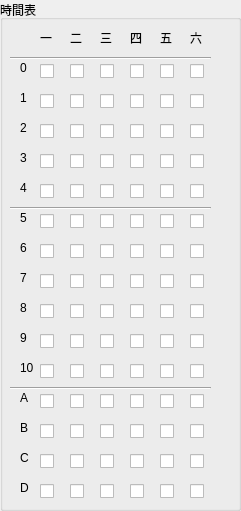
   <widget class="QGroupBox" name="groupBox_3">
    <property name="geometry">
     <rect>
      <x>970</x>
      <y>11</y>
      <width>241</width>
      <height>511</height>
     </rect>
    </property>
    <property name="title">
     <string>時間表</string>
    </property>
    <widget class="QLabel" name="label">
     <property name="geometry">
      <rect>
       <x>40</x>
       <y>30</y>
       <width>21</width>
       <height>16</height>
      </rect>
     </property>
     <property name="text">
      <string>一</string>
     </property>
    </widget>
    <widget class="QLabel" name="label_2">
     <property name="geometry">
      <rect>
       <x>70</x>
       <y>30</y>
       <width>21</width>
       <height>16</height>
      </rect>
     </property>
     <property name="text">
      <string>二</string>
     </property>
    </widget>
    <widget class="QLabel" name="label_3">
     <property name="geometry">
      <rect>
       <x>100</x>
       <y>30</y>
       <width>21</width>
       <height>16</height>
      </rect>
     </property>
     <property name="text">
      <string>三</string>
     </property>
    </widget>
    <widget class="QLabel" name="label_4">
     <property name="geometry">
      <rect>
       <x>130</x>
       <y>30</y>
       <width>21</width>
       <height>16</height>
      </rect>
     </property>
     <property name="text">
      <string>四</string>
     </property>
    </widget>
    <widget class="QLabel" name="label_5">
     <property name="geometry">
      <rect>
       <x>160</x>
       <y>30</y>
       <width>21</width>
       <height>16</height>
      </rect>
     </property>
     <property name="text">
      <string>五</string>
     </property>
    </widget>
    <widget class="QLabel" name="label_6">
     <property name="geometry">
      <rect>
       <x>20</x>
       <y>90</y>
       <width>21</width>
       <height>16</height>
      </rect>
     </property>
     <property name="text">
      <string>1</string>
     </property>
    </widget>
    <widget class="QLabel" name="label_7">
     <property name="geometry">
      <rect>
       <x>20</x>
       <y>120</y>
       <width>21</width>
       <height>16</height>
      </rect>
     </property>
     <property name="text">
      <string>2</string>
     </property>
    </widget>
    <widget class="QLabel" name="label_8">
     <property name="geometry">
      <rect>
       <x>20</x>
       <y>150</y>
       <width>21</width>
       <height>16</height>
      </rect>
     </property>
     <property name="text">
      <string>3</string>
     </property>
    </widget>
    <widget class="QLabel" name="label_9">
     <property name="geometry">
      <rect>
       <x>20</x>
       <y>180</y>
       <width>21</width>
       <height>16</height>
      </rect>
     </property>
     <property name="text">
      <string>4</string>
     </property>
    </widget>
    <widget class="QLabel" name="label_10">
     <property name="geometry">
      <rect>
       <x>20</x>
       <y>210</y>
       <width>21</width>
       <height>16</height>
      </rect>
     </property>
     <property name="text">
      <string>5</string>
     </property>
    </widget>
    <widget class="QLabel" name="label_11">
     <property name="geometry">
      <rect>
       <x>20</x>
       <y>240</y>
       <width>21</width>
       <height>16</height>
      </rect>
     </property>
     <property name="text">
      <string>6</string>
     </property>
    </widget>
    <widget class="QLabel" name="label_12">
     <property name="geometry">
      <rect>
       <x>20</x>
       <y>270</y>
       <width>21</width>
       <height>16</height>
      </rect>
     </property>
     <property name="text">
      <string>7</string>
     </property>
    </widget>
    <widget class="QLabel" name="label_13">
     <property name="geometry">
      <rect>
       <x>20</x>
       <y>300</y>
       <width>21</width>
       <height>16</height>
      </rect>
     </property>
     <property name="text">
      <string>8</string>
     </property>
    </widget>
    <widget class="QLabel" name="label_14">
     <property name="geometry">
      <rect>
       <x>20</x>
       <y>330</y>
       <width>21</width>
       <height>16</height>
      </rect>
     </property>
     <property name="text">
      <string>9</string>
     </property>
    </widget>
    <widget class="QLabel" name="label_15">
     <property name="geometry">
      <rect>
       <x>20</x>
       <y>360</y>
       <width>21</width>
       <height>16</height>
      </rect>
     </property>
     <property name="text">
      <string>10</string>
     </property>
    </widget>
    <widget class="QLabel" name="label_16">
     <property name="geometry">
      <rect>
       <x>20</x>
       <y>390</y>
       <width>21</width>
       <height>16</height>
      </rect>
     </property>
     <property name="text">
      <string>A</string>
     </property>
    </widget>
    <widget class="QLabel" name="label_17">
     <property name="geometry">
      <rect>
       <x>20</x>
       <y>420</y>
       <width>21</width>
       <height>16</height>
      </rect>
     </property>
     <property name="text">
      <string>B</string>
     </property>
    </widget>
    <widget class="QLabel" name="label_18">
     <property name="geometry">
      <rect>
       <x>20</x>
       <y>450</y>
       <width>21</width>
       <height>16</height>
      </rect>
     </property>
     <property name="text">
      <string>C</string>
     </property>
    </widget>
    <widget class="QCheckBox" name="tt1_0">
     <property name="geometry">
      <rect>
       <x>40</x>
       <y>60</y>
       <width>21</width>
       <height>22</height>
      </rect>
     </property>
     <property name="text">
      <string/>
     </property>
    </widget>
    <widget class="QCheckBox" name="tt2_0">
     <property name="geometry">
      <rect>
       <x>70</x>
       <y>60</y>
       <width>21</width>
       <height>22</height>
      </rect>
     </property>
     <property name="text">
      <string/>
     </property>
    </widget>
    <widget class="QCheckBox" name="tt3_0">
     <property name="geometry">
      <rect>
       <x>100</x>
       <y>60</y>
       <width>21</width>
       <height>22</height>
      </rect>
     </property>
     <property name="text">
      <string/>
     </property>
    </widget>
    <widget class="QCheckBox" name="tt4_0">
     <property name="geometry">
      <rect>
       <x>130</x>
       <y>60</y>
       <width>21</width>
       <height>22</height>
      </rect>
     </property>
     <property name="text">
      <string/>
     </property>
    </widget>
    <widget class="QCheckBox" name="tt5_0">
     <property name="geometry">
      <rect>
       <x>160</x>
       <y>60</y>
       <width>21</width>
       <height>22</height>
      </rect>
     </property>
     <property name="text">
      <string/>
     </property>
    </widget>
    <widget class="QLabel" name="label_19">
     <property name="geometry">
      <rect>
       <x>20</x>
       <y>60</y>
       <width>21</width>
       <height>16</height>
      </rect>
     </property>
     <property name="text">
      <string>0</string>
     </property>
    </widget>
    <widget class="QLabel" name="label_20">
     <property name="geometry">
      <rect>
       <x>20</x>
       <y>480</y>
       <width>21</width>
       <height>16</height>
      </rect>
     </property>
     <property name="text">
      <string>D</string>
     </property>
    </widget>
    <widget class="QCheckBox" name="tt2_1">
     <property name="geometry">
      <rect>
       <x>70</x>
       <y>90</y>
       <width>21</width>
       <height>22</height>
      </rect>
     </property>
     <property name="text">
      <string/>
     </property>
    </widget>
    <widget class="QCheckBox" name="tt4_1">
     <property name="geometry">
      <rect>
       <x>130</x>
       <y>90</y>
       <width>21</width>
       <height>22</height>
      </rect>
     </property>
     <property name="text">
      <string/>
     </property>
    </widget>
    <widget class="QCheckBox" name="tt1_1">
     <property name="geometry">
      <rect>
       <x>40</x>
       <y>90</y>
       <width>21</width>
       <height>22</height>
      </rect>
     </property>
     <property name="text">
      <string/>
     </property>
    </widget>
    <widget class="QCheckBox" name="tt5_1">
     <property name="geometry">
      <rect>
       <x>160</x>
       <y>90</y>
       <width>21</width>
       <height>22</height>
      </rect>
     </property>
     <property name="text">
      <string/>
     </property>
    </widget>
    <widget class="QCheckBox" name="tt3_1">
     <property name="geometry">
      <rect>
       <x>100</x>
       <y>90</y>
       <width>21</width>
       <height>22</height>
      </rect>
     </property>
     <property name="text">
      <string/>
     </property>
    </widget>
    <widget class="QCheckBox" name="tt1_2">
     <property name="geometry">
      <rect>
       <x>40</x>
       <y>120</y>
       <width>21</width>
       <height>22</height>
      </rect>
     </property>
     <property name="text">
      <string/>
     </property>
    </widget>
    <widget class="QCheckBox" name="tt3_2">
     <property name="geometry">
      <rect>
       <x>100</x>
       <y>120</y>
       <width>21</width>
       <height>22</height>
      </rect>
     </property>
     <property name="text">
      <string/>
     </property>
    </widget>
    <widget class="QCheckBox" name="tt5_2">
     <property name="geometry">
      <rect>
       <x>160</x>
       <y>120</y>
       <width>21</width>
       <height>22</height>
      </rect>
     </property>
     <property name="text">
      <string/>
     </property>
    </widget>
    <widget class="QCheckBox" name="tt2_2">
     <property name="geometry">
      <rect>
       <x>70</x>
       <y>120</y>
       <width>21</width>
       <height>22</height>
      </rect>
     </property>
     <property name="text">
      <string/>
     </property>
    </widget>
    <widget class="QCheckBox" name="tt4_2">
     <property name="geometry">
      <rect>
       <x>130</x>
       <y>120</y>
       <width>21</width>
       <height>22</height>
      </rect>
     </property>
     <property name="text">
      <string/>
     </property>
    </widget>
    <widget class="QCheckBox" name="tt1_3">
     <property name="geometry">
      <rect>
       <x>40</x>
       <y>150</y>
       <width>21</width>
       <height>22</height>
      </rect>
     </property>
     <property name="text">
      <string/>
     </property>
    </widget>
    <widget class="QCheckBox" name="tt3_3">
     <property name="geometry">
      <rect>
       <x>100</x>
       <y>150</y>
       <width>21</width>
       <height>22</height>
      </rect>
     </property>
     <property name="text">
      <string/>
     </property>
    </widget>
    <widget class="QCheckBox" name="tt4_3">
     <property name="geometry">
      <rect>
       <x>130</x>
       <y>150</y>
       <width>21</width>
       <height>22</height>
      </rect>
     </property>
     <property name="text">
      <string/>
     </property>
    </widget>
    <widget class="QCheckBox" name="tt5_3">
     <property name="geometry">
      <rect>
       <x>160</x>
       <y>150</y>
       <width>21</width>
       <height>22</height>
      </rect>
     </property>
     <property name="text">
      <string/>
     </property>
    </widget>
    <widget class="QCheckBox" name="tt2_3">
     <property name="geometry">
      <rect>
       <x>70</x>
       <y>150</y>
       <width>21</width>
       <height>22</height>
      </rect>
     </property>
     <property name="text">
      <string/>
     </property>
    </widget>
    <widget class="QCheckBox" name="tt3_4">
     <property name="geometry">
      <rect>
       <x>100</x>
       <y>180</y>
       <width>21</width>
       <height>22</height>
      </rect>
     </property>
     <property name="text">
      <string/>
     </property>
    </widget>
    <widget class="QCheckBox" name="tt4_4">
     <property name="geometry">
      <rect>
       <x>130</x>
       <y>180</y>
       <width>21</width>
       <height>22</height>
      </rect>
     </property>
     <property name="text">
      <string/>
     </property>
    </widget>
    <widget class="QCheckBox" name="tt1_4">
     <property name="geometry">
      <rect>
       <x>40</x>
       <y>180</y>
       <width>21</width>
       <height>22</height>
      </rect>
     </property>
     <property name="text">
      <string/>
     </property>
    </widget>
    <widget class="QCheckBox" name="tt5_4">
     <property name="geometry">
      <rect>
       <x>160</x>
       <y>180</y>
       <width>21</width>
       <height>22</height>
      </rect>
     </property>
     <property name="text">
      <string/>
     </property>
    </widget>
    <widget class="QCheckBox" name="tt2_4">
     <property name="geometry">
      <rect>
       <x>70</x>
       <y>180</y>
       <width>21</width>
       <height>22</height>
      </rect>
     </property>
     <property name="text">
      <string/>
     </property>
    </widget>
    <widget class="QCheckBox" name="tt3_5">
     <property name="geometry">
      <rect>
       <x>100</x>
       <y>210</y>
       <width>21</width>
       <height>22</height>
      </rect>
     </property>
     <property name="text">
      <string/>
     </property>
    </widget>
    <widget class="QCheckBox" name="tt5_5">
     <property name="geometry">
      <rect>
       <x>160</x>
       <y>210</y>
       <width>21</width>
       <height>22</height>
      </rect>
     </property>
     <property name="text">
      <string/>
     </property>
    </widget>
    <widget class="QCheckBox" name="tt4_5">
     <property name="geometry">
      <rect>
       <x>130</x>
       <y>210</y>
       <width>21</width>
       <height>22</height>
      </rect>
     </property>
     <property name="text">
      <string/>
     </property>
    </widget>
    <widget class="QCheckBox" name="tt1_5">
     <property name="geometry">
      <rect>
       <x>40</x>
       <y>210</y>
       <width>21</width>
       <height>22</height>
      </rect>
     </property>
     <property name="text">
      <string/>
     </property>
    </widget>
    <widget class="QCheckBox" name="tt2_5">
     <property name="geometry">
      <rect>
       <x>70</x>
       <y>210</y>
       <width>21</width>
       <height>22</height>
      </rect>
     </property>
     <property name="text">
      <string/>
     </property>
    </widget>
    <widget class="QCheckBox" name="tt5_6">
     <property name="geometry">
      <rect>
       <x>160</x>
       <y>240</y>
       <width>21</width>
       <height>22</height>
      </rect>
     </property>
     <property name="text">
      <string/>
     </property>
    </widget>
    <widget class="QCheckBox" name="tt3_6">
     <property name="geometry">
      <rect>
       <x>100</x>
       <y>240</y>
       <width>21</width>
       <height>22</height>
      </rect>
     </property>
     <property name="text">
      <string/>
     </property>
    </widget>
    <widget class="QCheckBox" name="tt2_6">
     <property name="geometry">
      <rect>
       <x>70</x>
       <y>240</y>
       <width>21</width>
       <height>22</height>
      </rect>
     </property>
     <property name="text">
      <string/>
     </property>
    </widget>
    <widget class="QCheckBox" name="tt4_6">
     <property name="geometry">
      <rect>
       <x>130</x>
       <y>240</y>
       <width>21</width>
       <height>22</height>
      </rect>
     </property>
     <property name="text">
      <string/>
     </property>
    </widget>
    <widget class="QCheckBox" name="tt1_6">
     <property name="geometry">
      <rect>
       <x>40</x>
       <y>240</y>
       <width>21</width>
       <height>22</height>
      </rect>
     </property>
     <property name="text">
      <string/>
     </property>
    </widget>
    <widget class="QCheckBox" name="tt5_7">
     <property name="geometry">
      <rect>
       <x>160</x>
       <y>270</y>
       <width>21</width>
       <height>22</height>
      </rect>
     </property>
     <property name="text">
      <string/>
     </property>
    </widget>
    <widget class="QCheckBox" name="tt2_7">
     <property name="geometry">
      <rect>
       <x>70</x>
       <y>270</y>
       <width>21</width>
       <height>22</height>
      </rect>
     </property>
     <property name="text">
      <string/>
     </property>
    </widget>
    <widget class="QCheckBox" name="tt3_7">
     <property name="geometry">
      <rect>
       <x>100</x>
       <y>270</y>
       <width>21</width>
       <height>22</height>
      </rect>
     </property>
     <property name="text">
      <string/>
     </property>
    </widget>
    <widget class="QCheckBox" name="tt1_7">
     <property name="geometry">
      <rect>
       <x>40</x>
       <y>270</y>
       <width>21</width>
       <height>22</height>
      </rect>
     </property>
     <property name="text">
      <string/>
     </property>
    </widget>
    <widget class="QCheckBox" name="tt4_7">
     <property name="geometry">
      <rect>
       <x>130</x>
       <y>270</y>
       <width>21</width>
       <height>22</height>
      </rect>
     </property>
     <property name="text">
      <string/>
     </property>
    </widget>
    <widget class="QCheckBox" name="tt5_8">
     <property name="geometry">
      <rect>
       <x>160</x>
       <y>300</y>
       <width>21</width>
       <height>22</height>
      </rect>
     </property>
     <property name="text">
      <string/>
     </property>
    </widget>
    <widget class="QCheckBox" name="tt1_8">
     <property name="geometry">
      <rect>
       <x>40</x>
       <y>300</y>
       <width>21</width>
       <height>22</height>
      </rect>
     </property>
     <property name="text">
      <string/>
     </property>
    </widget>
    <widget class="QCheckBox" name="tt4_8">
     <property name="geometry">
      <rect>
       <x>130</x>
       <y>300</y>
       <width>21</width>
       <height>22</height>
      </rect>
     </property>
     <property name="text">
      <string/>
     </property>
    </widget>
    <widget class="QCheckBox" name="tt2_8">
     <property name="geometry">
      <rect>
       <x>70</x>
       <y>300</y>
       <width>21</width>
       <height>22</height>
      </rect>
     </property>
     <property name="text">
      <string/>
     </property>
    </widget>
    <widget class="QCheckBox" name="tt3_8">
     <property name="geometry">
      <rect>
       <x>100</x>
       <y>300</y>
       <width>21</width>
       <height>22</height>
      </rect>
     </property>
     <property name="text">
      <string/>
     </property>
    </widget>
    <widget class="QCheckBox" name="tt3_9">
     <property name="geometry">
      <rect>
       <x>100</x>
       <y>330</y>
       <width>21</width>
       <height>22</height>
      </rect>
     </property>
     <property name="text">
      <string/>
     </property>
    </widget>
    <widget class="QCheckBox" name="tt4_9">
     <property name="geometry">
      <rect>
       <x>130</x>
       <y>330</y>
       <width>21</width>
       <height>22</height>
      </rect>
     </property>
     <property name="text">
      <string/>
     </property>
    </widget>
    <widget class="QCheckBox" name="tt1_9">
     <property name="geometry">
      <rect>
       <x>40</x>
       <y>330</y>
       <width>21</width>
       <height>22</height>
      </rect>
     </property>
     <property name="text">
      <string/>
     </property>
    </widget>
    <widget class="QCheckBox" name="tt2_9">
     <property name="geometry">
      <rect>
       <x>70</x>
       <y>330</y>
       <width>21</width>
       <height>22</height>
      </rect>
     </property>
     <property name="text">
      <string/>
     </property>
    </widget>
    <widget class="QCheckBox" name="tt5_9">
     <property name="geometry">
      <rect>
       <x>160</x>
       <y>330</y>
       <width>21</width>
       <height>22</height>
      </rect>
     </property>
     <property name="text">
      <string/>
     </property>
    </widget>
    <widget class="QCheckBox" name="tt4_10">
     <property name="geometry">
      <rect>
       <x>130</x>
       <y>360</y>
       <width>21</width>
       <height>22</height>
      </rect>
     </property>
     <property name="text">
      <string/>
     </property>
    </widget>
    <widget class="QCheckBox" name="tt2_10">
     <property name="geometry">
      <rect>
       <x>70</x>
       <y>360</y>
       <width>21</width>
       <height>22</height>
      </rect>
     </property>
     <property name="text">
      <string/>
     </property>
    </widget>
    <widget class="QCheckBox" name="tt1_10">
     <property name="geometry">
      <rect>
       <x>40</x>
       <y>360</y>
       <width>21</width>
       <height>22</height>
      </rect>
     </property>
     <property name="text">
      <string/>
     </property>
    </widget>
    <widget class="QCheckBox" name="tt5_10">
     <property name="geometry">
      <rect>
       <x>160</x>
       <y>360</y>
       <width>21</width>
       <height>22</height>
      </rect>
     </property>
     <property name="text">
      <string/>
     </property>
    </widget>
    <widget class="QCheckBox" name="tt3_10">
     <property name="geometry">
      <rect>
       <x>100</x>
       <y>360</y>
       <width>21</width>
       <height>22</height>
      </rect>
     </property>
     <property name="text">
      <string/>
     </property>
    </widget>
    <widget class="QCheckBox" name="tt4_11">
     <property name="geometry">
      <rect>
       <x>130</x>
       <y>390</y>
       <width>21</width>
       <height>22</height>
      </rect>
     </property>
     <property name="text">
      <string/>
     </property>
    </widget>
    <widget class="QCheckBox" name="tt2_11">
     <property name="geometry">
      <rect>
       <x>70</x>
       <y>390</y>
       <width>21</width>
       <height>22</height>
      </rect>
     </property>
     <property name="text">
      <string/>
     </property>
    </widget>
    <widget class="QCheckBox" name="tt5_11">
     <property name="geometry">
      <rect>
       <x>160</x>
       <y>390</y>
       <width>21</width>
       <height>22</height>
      </rect>
     </property>
     <property name="text">
      <string/>
     </property>
    </widget>
    <widget class="QCheckBox" name="tt1_11">
     <property name="geometry">
      <rect>
       <x>40</x>
       <y>390</y>
       <width>21</width>
       <height>22</height>
      </rect>
     </property>
     <property name="text">
      <string/>
     </property>
    </widget>
    <widget class="QCheckBox" name="tt3_11">
     <property name="geometry">
      <rect>
       <x>100</x>
       <y>390</y>
       <width>21</width>
       <height>22</height>
      </rect>
     </property>
     <property name="text">
      <string/>
     </property>
    </widget>
    <widget class="QCheckBox" name="tt3_12">
     <property name="geometry">
      <rect>
       <x>100</x>
       <y>420</y>
       <width>21</width>
       <height>22</height>
      </rect>
     </property>
     <property name="text">
      <string/>
     </property>
    </widget>
    <widget class="QCheckBox" name="tt1_12">
     <property name="geometry">
      <rect>
       <x>40</x>
       <y>420</y>
       <width>21</width>
       <height>22</height>
      </rect>
     </property>
     <property name="text">
      <string/>
     </property>
    </widget>
    <widget class="QCheckBox" name="tt5_12">
     <property name="geometry">
      <rect>
       <x>160</x>
       <y>420</y>
       <width>21</width>
       <height>22</height>
      </rect>
     </property>
     <property name="text">
      <string/>
     </property>
    </widget>
    <widget class="QCheckBox" name="tt4_12">
     <property name="geometry">
      <rect>
       <x>130</x>
       <y>420</y>
       <width>21</width>
       <height>22</height>
      </rect>
     </property>
     <property name="text">
      <string/>
     </property>
    </widget>
    <widget class="QCheckBox" name="tt2_12">
     <property name="geometry">
      <rect>
       <x>70</x>
       <y>420</y>
       <width>21</width>
       <height>22</height>
      </rect>
     </property>
     <property name="text">
      <string/>
     </property>
    </widget>
    <widget class="QCheckBox" name="tt2_13">
     <property name="geometry">
      <rect>
       <x>70</x>
       <y>450</y>
       <width>21</width>
       <height>22</height>
      </rect>
     </property>
     <property name="text">
      <string/>
     </property>
    </widget>
    <widget class="QCheckBox" name="tt5_13">
     <property name="geometry">
      <rect>
       <x>160</x>
       <y>450</y>
       <width>21</width>
       <height>22</height>
      </rect>
     </property>
     <property name="text">
      <string/>
     </property>
    </widget>
    <widget class="QCheckBox" name="tt4_13">
     <property name="geometry">
      <rect>
       <x>130</x>
       <y>450</y>
       <width>21</width>
       <height>22</height>
      </rect>
     </property>
     <property name="text">
      <string/>
     </property>
    </widget>
    <widget class="QCheckBox" name="tt1_13">
     <property name="geometry">
      <rect>
       <x>40</x>
       <y>450</y>
       <width>21</width>
       <height>22</height>
      </rect>
     </property>
     <property name="text">
      <string/>
     </property>
    </widget>
    <widget class="QCheckBox" name="tt3_13">
     <property name="geometry">
      <rect>
       <x>100</x>
       <y>450</y>
       <width>21</width>
       <height>22</height>
      </rect>
     </property>
     <property name="text">
      <string/>
     </property>
    </widget>
    <widget class="QCheckBox" name="tt3_14">
     <property name="geometry">
      <rect>
       <x>100</x>
       <y>480</y>
       <width>21</width>
       <height>22</height>
      </rect>
     </property>
     <property name="text">
      <string/>
     </property>
    </widget>
    <widget class="QCheckBox" name="tt5_14">
     <property name="geometry">
      <rect>
       <x>160</x>
       <y>480</y>
       <width>21</width>
       <height>22</height>
      </rect>
     </property>
     <property name="text">
      <string/>
     </property>
    </widget>
    <widget class="QCheckBox" name="tt2_14">
     <property name="geometry">
      <rect>
       <x>70</x>
       <y>480</y>
       <width>21</width>
       <height>22</height>
      </rect>
     </property>
     <property name="text">
      <string/>
     </property>
    </widget>
    <widget class="QCheckBox" name="tt4_14">
     <property name="geometry">
      <rect>
       <x>130</x>
       <y>480</y>
       <width>21</width>
       <height>22</height>
      </rect>
     </property>
     <property name="text">
      <string/>
     </property>
    </widget>
    <widget class="QCheckBox" name="tt1_14">
     <property name="geometry">
      <rect>
       <x>40</x>
       <y>480</y>
       <width>21</width>
       <height>22</height>
      </rect>
     </property>
     <property name="text">
      <string/>
     </property>
    </widget>
    <widget class="Line" name="line">
     <property name="geometry">
      <rect>
       <x>10</x>
       <y>200</y>
       <width>201</width>
       <height>16</height>
      </rect>
     </property>
     <property name="orientation">
      <enum>Qt::Horizontal</enum>
     </property>
    </widget>
    <widget class="Line" name="line_2">
     <property name="geometry">
      <rect>
       <x>10</x>
       <y>380</y>
       <width>201</width>
       <height>16</height>
      </rect>
     </property>
     <property name="orientation">
      <enum>Qt::Horizontal</enum>
     </property>
    </widget>
    <widget class="Line" name="line_3">
     <property name="geometry">
      <rect>
       <x>10</x>
       <y>50</y>
       <width>201</width>
       <height>16</height>
      </rect>
     </property>
     <property name="orientation">
      <enum>Qt::Horizontal</enum>
     </property>
    </widget>
    <widget class="QCheckBox" name="tt6_5">
     <property name="geometry">
      <rect>
       <x>190</x>
       <y>210</y>
       <width>21</width>
       <height>22</height>
      </rect>
     </property>
     <property name="text">
      <string/>
     </property>
    </widget>
    <widget class="QCheckBox" name="tt6_6">
     <property name="geometry">
      <rect>
       <x>190</x>
       <y>240</y>
       <width>21</width>
       <height>22</height>
      </rect>
     </property>
     <property name="text">
      <string/>
     </property>
    </widget>
    <widget class="QCheckBox" name="tt6_4">
     <property name="geometry">
      <rect>
       <x>190</x>
       <y>180</y>
       <width>21</width>
       <height>22</height>
      </rect>
     </property>
     <property name="text">
      <string/>
     </property>
    </widget>
    <widget class="QCheckBox" name="tt6_0">
     <property name="geometry">
      <rect>
       <x>190</x>
       <y>60</y>
       <width>21</width>
       <height>22</height>
      </rect>
     </property>
     <property name="text">
      <string/>
     </property>
    </widget>
    <widget class="QCheckBox" name="tt6_13">
     <property name="geometry">
      <rect>
       <x>190</x>
       <y>450</y>
       <width>21</width>
       <height>22</height>
      </rect>
     </property>
     <property name="text">
      <string/>
     </property>
    </widget>
    <widget class="QCheckBox" name="tt6_14">
     <property name="geometry">
      <rect>
       <x>190</x>
       <y>480</y>
       <width>21</width>
       <height>22</height>
      </rect>
     </property>
     <property name="text">
      <string/>
     </property>
    </widget>
    <widget class="QCheckBox" name="tt6_3">
     <property name="geometry">
      <rect>
       <x>190</x>
       <y>150</y>
       <width>21</width>
       <height>22</height>
      </rect>
     </property>
     <property name="text">
      <string/>
     </property>
    </widget>
    <widget class="QCheckBox" name="tt6_8">
     <property name="geometry">
      <rect>
       <x>190</x>
       <y>300</y>
       <width>21</width>
       <height>22</height>
      </rect>
     </property>
     <property name="text">
      <string/>
     </property>
    </widget>
    <widget class="QCheckBox" name="tt6_7">
     <property name="geometry">
      <rect>
       <x>190</x>
       <y>270</y>
       <width>21</width>
       <height>22</height>
      </rect>
     </property>
     <property name="text">
      <string/>
     </property>
    </widget>
    <widget class="QCheckBox" name="tt6_1">
     <property name="geometry">
      <rect>
       <x>190</x>
       <y>90</y>
       <width>21</width>
       <height>22</height>
      </rect>
     </property>
     <property name="text">
      <string/>
     </property>
    </widget>
    <widget class="QCheckBox" name="tt6_12">
     <property name="geometry">
      <rect>
       <x>190</x>
       <y>420</y>
       <width>21</width>
       <height>22</height>
      </rect>
     </property>
     <property name="text">
      <string/>
     </property>
    </widget>
    <widget class="QCheckBox" name="tt6_11">
     <property name="geometry">
      <rect>
       <x>190</x>
       <y>390</y>
       <width>21</width>
       <height>22</height>
      </rect>
     </property>
     <property name="text">
      <string/>
     </property>
    </widget>
    <widget class="QCheckBox" name="tt6_10">
     <property name="geometry">
      <rect>
       <x>190</x>
       <y>360</y>
       <width>21</width>
       <height>22</height>
      </rect>
     </property>
     <property name="text">
      <string/>
     </property>
    </widget>
    <widget class="QCheckBox" name="tt6_2">
     <property name="geometry">
      <rect>
       <x>190</x>
       <y>120</y>
       <width>21</width>
       <height>22</height>
      </rect>
     </property>
     <property name="text">
      <string/>
     </property>
    </widget>
    <widget class="QCheckBox" name="tt6_9">
     <property name="geometry">
      <rect>
       <x>190</x>
       <y>330</y>
       <width>21</width>
       <height>22</height>
      </rect>
     </property>
     <property name="text">
      <string/>
     </property>
    </widget>
    <widget class="QLabel" name="label_21">
     <property name="geometry">
      <rect>
       <x>190</x>
       <y>30</y>
       <width>21</width>
       <height>16</height>
      </rect>
     </property>
     <property name="text">
      <string>六</string>
     </property>
    </widget>
   </widget>
